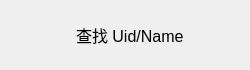
<?xml version="1.0" encoding="UTF-8"?>
<ui version="4.0">
 <class>AddUserItem</class>
 <widget class="QWidget" name="AddUserItem">
  <property name="geometry">
   <rect>
    <x>0</x>
    <y>0</y>
    <width>250</width>
    <height>70</height>
   </rect>
  </property>
  <property name="minimumSize">
   <size>
    <width>250</width>
    <height>70</height>
   </size>
  </property>
  <property name="maximumSize">
   <size>
    <width>250</width>
    <height>70</height>
   </size>
  </property>
  <property name="windowTitle">
   <string>Form</string>
  </property>
  <layout class="QHBoxLayout" name="horizontalLayout">
   <item>
    <widget class="ElaText" name="add_tip">
     <property name="minimumSize">
      <size>
       <width>40</width>
       <height>40</height>
      </size>
     </property>
     <property name="maximumSize">
      <size>
       <width>40</width>
       <height>40</height>
      </size>
     </property>
     <property name="text">
      <string/>
     </property>
    </widget>
   </item>
   <item alignment="Qt::AlignmentFlag::AlignHCenter|Qt::AlignmentFlag::AlignVCenter">
    <widget class="ElaText" name="nessage_tip">
     <property name="font">
      <font>
       <pointsize>12</pointsize>
      </font>
     </property>
     <property name="text">
      <string>查找 Uid/Name</string>
     </property>
    </widget>
   </item>
   <item>
    <widget class="ElaText" name="right_tip">
     <property name="minimumSize">
      <size>
       <width>30</width>
       <height>30</height>
      </size>
     </property>
     <property name="maximumSize">
      <size>
       <width>30</width>
       <height>30</height>
      </size>
     </property>
     <property name="text">
      <string/>
     </property>
    </widget>
   </item>
  </layout>
 </widget>
 <customwidgets>
  <customwidget>
   <class>ElaText</class>
   <extends>QLabel</extends>
   <header location="global">ElaText.h</header>
  </customwidget>
 </customwidgets>
 <resources/>
 <connections/>
</ui>
